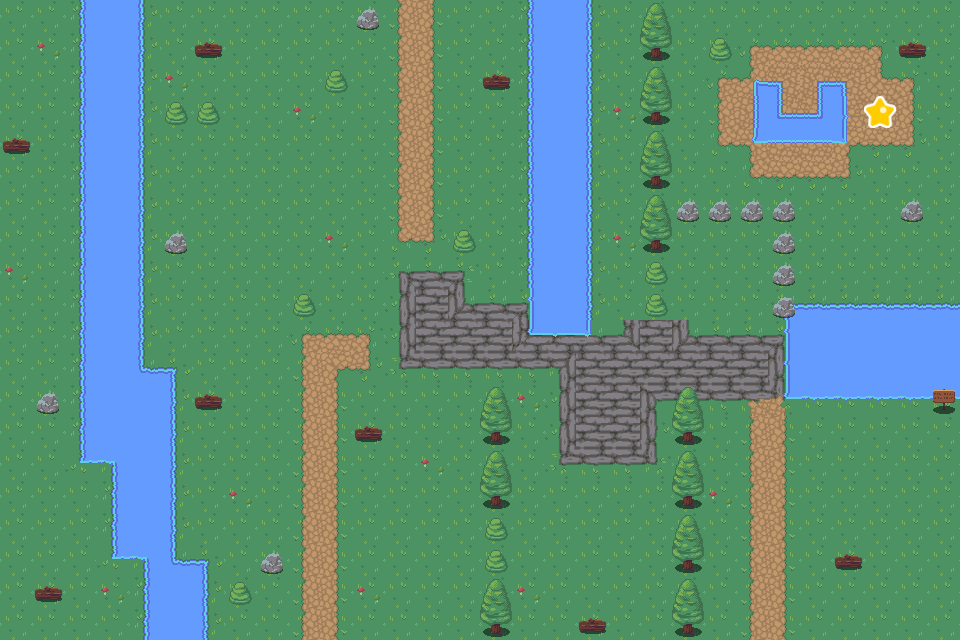

Below is a game level as drawn by its tile map, then a one-line description and the .tmx that defines it (tile-layer data replaced by summaries):
An orthogonal 30x20 tile map with 32x32 px tiles, 10 tile layers (printemps, printempsDecor, automne, automneDecor, ...), 1 hidden layer not drawn, 10 tilesets and 13 objects (8x block, 5x other).

<map version="1.10" tiledversion="1.11.0" orientation="orthogonal" renderorder="right-down" width="30" height="20" tilewidth="32" tileheight="32" infinite="0" nextlayerid="21" nextobjectid="41">
 <tileset firstgid="1" source="RPG Nature Tileset.tsx" />
 <tileset firstgid="181" source="Other.tsx" />
 <tileset firstgid="187" source="IceTileset.tsx" />
 <tileset firstgid="367" source="RPG Nature Tileset Autumn.tsx" />
 <tileset firstgid="502" source="Spring.tsx" />
 <tileset firstgid="682" source="fog.tsx" />
 <tileset firstgid="691" source="vines_flowered_wall.tsx" />
 <tileset firstgid="700" source="vines_flowered.tsx" />
 <tileset firstgid="709" source="Flowers.tsx" />
 <tileset firstgid="965" source="vines_flowered_wall_2.tsx" />
 <group id="12" name="printemps">
  <layer id="13" name="printemps" width="30" height="20">
   <data>[600 cells, 600 non-empty, 42 distinct tile ids]</data>
  </layer>
  <layer id="14" name="printempsDecor" width="30" height="20">
   <data>[600 cells, 76 non-empty, 16 distinct tile ids]</data>
  </layer>
 </group>
 <group id="9" name="automne">
  <layer id="10" name="automne" width="30" height="20">
   <data>[600 cells, 600 non-empty, 29 distinct tile ids]</data>
  </layer>
  <layer id="11" name="automneDecor" width="30" height="20">
   <data>[600 cells, 82 non-empty, 27 distinct tile ids]</data>
  </layer>
  <layer id="16" name="automneDecor1" width="30" height="20">
   <data>[600 cells, 69 non-empty, 9 distinct tile ids]</data>
  </layer>
 </group>
 <group id="6" name="hiver">
  <layer id="7" name="hiver" width="30" height="20">
   <data>[600 cells, 600 non-empty, 31 distinct tile ids]</data>
  </layer>
  <layer id="8" name="hiverDecor" width="30" height="20">
   <data>[600 cells, 60 non-empty, 10 distinct tile ids]</data>
  </layer>
 </group>
 <group id="2" name="ete">
  <layer id="1" name="ete" width="30" height="20">
   <data>[600 cells, 600 non-empty, 50 distinct tile ids]</data>
  </layer>
  <layer id="5" name="eteDecor" width="30" height="20">
   <data>[600 cells, 80 non-empty, 14 distinct tile ids]</data>
  </layer>
  <layer id="20" name="eteDecor1" width="30" height="20">
   <data>[600 cells, 80 non-empty, 15 distinct tile ids]</data>
  </layer>
  <objectgroup id="17" name="eteObj">
   <object id="10" name="win" type="other" x="863.185" y="95.2025" width="32" height="32" />
  </objectgroup>
 </group>
 <group id="3" name="map" visible="0">
  <layer id="4" name="mapDecor" width="30" height="20">
   <data>[600 cells, 0 non-empty, 0 distinct tile ids]</data>
  </layer>
  <objectgroup id="15" name="mapObj">
   <object id="5" name="start" type="other" x="2.66667" y="513.333" width="32" height="32" />
   <object id="7" name="bear" type="other" x="610.667" y="542.667" width="32" height="32" />
   <object id="8" name="bear" type="other" x="222.667" y="222.667" width="32" height="32" />
   <object id="9" name="bear" type="other" x="864.455" y="448.99" width="32" height="32" />
   <object id="33" type="block" x="0.0305854" y="0.0288735" width="1" height="640" />
   <object id="34" type="block" x="959.031" y="0.0288735" width="1" height="640" />
   <object id="35" type="block" x="0.0305854" y="0.0288735" width="1" height="640" />
   <object id="36" type="block" x="959.031" y="0.0288735" width="1" height="640" />
   <object id="37" type="block" x="0.0305854" y="0.0288735" width="960" height="1" />
   <object id="38" type="block" x="0.0305854" y="639.029" width="960" height="1" />
   <object id="39" type="block" x="0.0305854" y="0.0288735" width="960" height="1" />
   <object id="40" type="block" x="0.0305854" y="639.029" width="960" height="1" />
  </objectgroup>
 </group>
</map>
